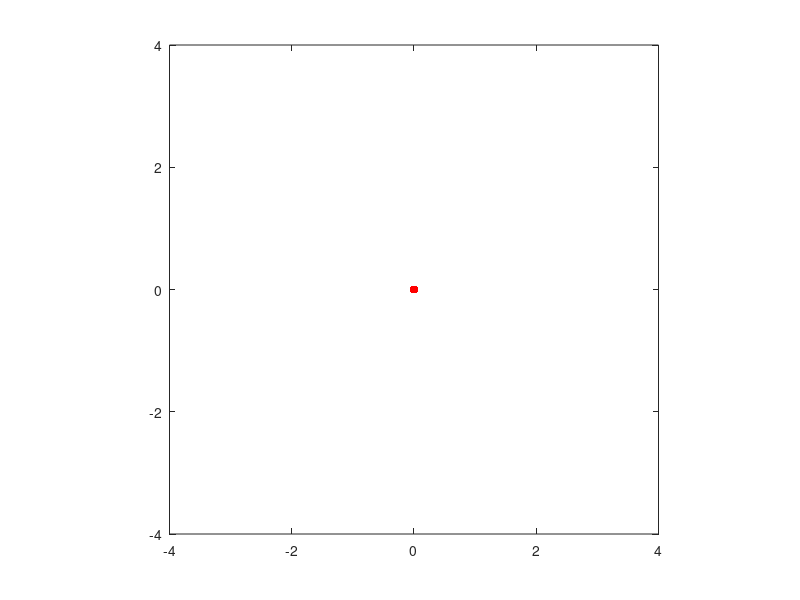

The MATLAB script that drew this image: (Note: this script raises an error after producing the figure.)
% Define your matrix here.
A = [ -1 1;-2 -1 ];

clf

% This tries to make sensible choices for the initial conditions, based on
% the stability
lam = eig(A);
tmax = 10;
numtheta = 20;
alpha = max(real(lam));
plot(0,0,'r.','markersize',18)

if abs(alpha) < 1e-12
    R = 0.75:.5:3.25;
    theta = 0.123 + zeros(size(R));
elseif alpha > 0
    theta = 0.123 + 2*pi*(0:15-1)/15;
    R = 1.5 + 0.4*sin(theta);
else 
    theta = 0.123 + 2*pi*(0:15-1)/15;
    R = 3.2 + 0.2*sin(theta);
end
    
% Plot the trajectories
hold on
axis([-4 4 -4 4]), axis square

colr = get(gca,'colororder');
t = linspace(-tmax,tmax,501);
x = zeros(2,length(t));
for i = 1:length(theta)
    x0 = R(i)*[ cos(theta(i)); sin(theta(i)) ];
    for k = 1:length(t)
        x(:,k) = expm(A*t(k))*x0;
    end
    arrow3(x(:,250)',x(:,251)','k',.5,1)
    plot(x(1,:),x(2,:),'linew',1,'color',colr(1,:))
end

% Pretty it up
title(['eigenvalues ',num2str(lam(1)),',',num2str(lam(2))])
xlabel('x_1')
ylabel('x_2')


function hn=arrow3(p1,p2,s,w,h,ip,alpha,beta)
% ARROW3 (R13)
%   ARROW3(P1,P2) draws lines from P1 to P2 with directional arrowheads.
%   P1 and P2 are either nx2 or nx3 matrices.  Each row of P1 is an
%   initial point, and each row of P2 is a terminal point.
%
%   ARROW3(P1,P2,S,W,H,IP,ALPHA,BETA) can be used to specify properties
%   of the line, initial point marker, and arrowhead.  S is a character
%   string made with one element from any or all of the following 3
%   columns:
%
%     Color Switches      LineStyle            LineWidth
%     ------------------  -------------------  --------------------
%     k  blacK (default)  -  solid (default)   0.5 points (default)
%     y  Yellow           :  dotted            0   no lines
%     m  Magenta          -. dashdot           /   LineWidthOrder
%     c  Cyan             -- dashed
%     r  Red              *  LineStyleOrder            _______ __  
%     g  Green                                       ^        |    
%     b  Blue                                       / \       |    
%     w  White                        Arrowhead    /   \   Height  
%     a  Asparagus                                /     \     |    
%     d  Dark gray                               /       \    |    
%     e  Evergreen                              /___   ___\ __|__  
%     f  Firebrick                             |    | |    |       
%     h  Hot pink                              |-- Width --|       
%     i  Indigo                                |    | |    |       
%     j  Jade                                       | |            
%     l  Light gray                                 | |            
%     n  Nutbrown                                   | |            
%     p  Pear                                       | |            
%     q  kumQuat                      Line       -->| |<--LineWidth
%     s  Sky blue                                   | |            
%     t  Tawny                                      | |            
%     u  bUrgundy                                   | |            
%     v  Violet                                     | |            
%     z  aZure                                      | |            
%     x  random                       Initial      /   \           
%     o  colorOrder                   Point    -->(     )<--IP     
%     |  magnitude                    Marker       \_ _/           
%
%     -------------------------------------------------------------
%                          Color Equivalencies
%     -------------------------------------------------------------
%     ColorOrder     Arrow3         |     Simulink       Arrow3
%     ----------     ----------     |     ----------     ----------
%     Color1         Blue           |     LightBlue      aZure
%     Color2         Evergreen      |     DarkGreen      Asparagus
%     Color3         Red            |     Orange         kumQuat
%     Color4         Sky blue       |     Gray           Light gray
%     Color5         Violet         |
%     Color6         Pear           |
%     Color7         Dark gray      |
%     -------------------------------------------------------------
%
%   The components of S may be specified in any order.  Invalid
%   characters in S will be ignored and replaced by default settings.
%
%   Prefixing the color code with '_' produces a darker shade, e.g.
%   '_t' is dark tawny; prefixing the color code with '^' produces a
%   lighter shade, e.g. '^q' is light kumquat.  The relative brightness
%   of light and dark color shades is controlled by the scalar parameter
%   BETA.  Color code prefixes do not affect black (k), white (w), or
%   the special color switches (xo|).
%
%   ColorOrder may be achieved in two fashions:  The user may either
%   set the ColorOrder property (using RGB triples) or define the
%   global variable ColorOrder (using a string of valid color codes).
%   If the color switch is specified with 'o', and the global variable
%   ColorOrder is a string of color codes (color switches less 'xo|',
%   optionally prefixed with '_' or '^'), then the ColorOrder property
%   will be set to the sequence of colors indicated by the ColorOrder
%   variable.  The color sequence 'bersvpd' matches the default
%   ColorOrder property.  If the color switch is specified with 'o', and
%   the global variable ColorOrder is empty or invalid, then the current
%   ColorOrder property will be used.  Note that the ColorOrder variable
%   takes precedence over the ColorOrder property.
%
%   The magnitude color switch is used to visualize vector magnitudes
%   in conjunction with a colorbar.  If the color switch is specified
%   with '|', colors are linearly interpolated from the current ColorMap
%   according to the length of the associated line.  This option sets
%   CLim to [MinM,MaxM], where MinM and MaxM are the minimum and maximum
%   magnitudes, respectively.
%
%   The current LineStyleOrder property will be used if LineStyle is
%   specified with '*'.  MATLAB cycles through the line styles defined
%   by the LineStyleOrder property only after using all colors defined
%   by the ColorOrder property.  If however, the global variable
%   LineWidthOrder is defined, and LineWidth is specified with '/',
%   then each line will be drawn with sequential color, linestyle, and
%   linewidth.
%
%   W (default = 1) is a vector of arrowhead widths; use W = 0 for no
%   arrowheads.  H (default = 3W) is a vector of arrowhead heights.  If
%   vector IP is neither empty nor negative, initial point markers will
%   be plotted with diameter IP; for default diameter W, use IP = 0.
%   The units of W, H and IP are 1/72 of the PlotBox diagonal.
%
%   ALPHA (default = 1) is a vector of FaceAlpha values ranging between
%   0 (clear) and 1 (opaque).  FaceAlpha is a surface (arrowhead and
%   initial point marker) property and does not affect lines.  FaceAlpha
%   is not supported for 2D rendering.
%
%   BETA (default = 0.4) is a scalar that controls the relative
%   brightness of light and dark color shades, ranging between 0 (no
%   contrast) and 1 (maximum contrast).
%
%   Plotting lines with a single color, linestyle, and linewidth is
%   faster than plotting lines with multiple colors and/or linestyles.
%   Plotting lines with multiple linewidths is slower still.  ARROW3
%   chooses renderers that produce the best screen images; exported
%   or printed plots may benefit from different choices.
%
%   ARROW3(P1,P2,S,W,H,'cone',...) will plot cones with bases centered
%   on P1 in the direction given by P2.  In this instance, P2 is
%   interpreted as a direction vector instead of a terminal point.
%   Neither initial point markers nor lines are plotted with the 'cone'
%   option.
%
%   HN = ARROW3(P1,P2,...) returns a vector of handles to line and
%   surface objects created by ARROW3.
%
%   ARROW3 COLORS will plot a table of named colors with default
%   brightness.  ARROW3('colors',BETA) will plot a table of named
%   colors with brightness BETA.
%
%   ARROW3 attempts to preserve the appearance of existing axes.  In
%   particular, ARROW3 will not change XYZLim, View, or CameraViewAngle.
%   ARROW3 does not, however, support stretch-to-fill scaling.  AXIS
%   NORMAL will restore the current axis box to full size and remove any
%   restrictions on the scaling of units, but will likely result in
%   distorted arrowheads and initial point markers.  See
%   (arrow3_messes_up_my_plots.html).
%
%   If a particular aspect ratio or variable limit is required, use
%   DASPECT, PBASPECT, AXIS, or XYZLIM commands before calling ARROW3.
%   Changing limits or aspect ratios after calling ARROW3 may alter the
%   appearance of arrowheads and initial point markers.  ARROW3 sets
%   XYZCLimMode to manual for all plots, sets DataAspectRatioMode to
%   manual for linear plots, and sets PlotBoxAspectRatioMode to manual
%   for log plots and 3D plots.  CameraViewAngleMode is also set to
%   manual for 3D plots.
%
%   ARROW3 UPDATE will restore the appearance of arrowheads and
%   initial point markers that have become corrupted by changes to
%   limits or aspect ratios.  ARROW3('update',SF) will redraw initial
%   point markers and arrowheads with scale factor SF.  If SF has one
%   element, SF scales W, H and IP.  If SF has two elements, SF(1)
%   scales W and IP, and SF(2) scales H.  If SF has three elements,
%   SF(1) scales W, SF(2) scales H, and SF(3) scales IP.  All sizes are
%   relative to the current PlotBox diagonal.
%
%   ARROW3 UPDATE COLORS will update the magnitude coloring of
%   arrowheads, initial point markers, and lines to conform to the
%   current ColorMap.
%
%   HN = ARROW3('update',...) returns a vector of handles to updated
%   objects.
%
%   EXAMPLES:
%
%     % 2D vectors
%     arrow3([0 0],[1 3])
%     arrow3([0 0],[1 2],'-.e')
%     arrow3([0 0],[10 10],'--x2',1)
%     arrow3(zeros(10,2),50*rand(10,2),'x',1,3)
%     arrow3(zeros(10,2),[10*rand(10,1),500*rand(10,1)],'u')
%     arrow3(10*rand(10,2),50*rand(10,2),'x',1,[],1)
%
%     % 3D vectors
%     arrow3([0 0 0],[1 1 1])
%     arrow3(zeros(20,3),50*rand(20,3),'--x1.5',2)
%     arrow3(zeros(100,3),50*rand(100,3),'x',1,3)
%     arrow3(zeros(10,3),[10*rand(10,1),500*rand(10,1),50*rand(10,1)],'a')
%     arrow3(10*rand(10,3),50*rand(10,3),'x',[],[],0)
%
%     % 3D animation
%     t=(0:pi/40:8*pi)'; u=cos(t); v=sin(t);
%     plot3(20*t,u,v)
%     axis([0,600,-1.5,1.5,-1.5,1.5])
%     grid on, view(35,25)
%     hold on
%     pbaspect([1.8,1.4,1])
%     arrow3(zeros(3),diag([500,1.5,1.5]),'l',0.7,[],0)
%     p=[20*t,u,v]; inc=4:1:length(t);
%     p2=p(inc,:); p1=p(inc-1,:);
%     hn=arrow3(p1(1,:),p2(1,:),'0_b',0.7);
%     for i=2:1:length(p1)
%       delete(hn)
%       hn=arrow3(p1(i,:),p2(i,:),'0_b',0.7);
%       pause(0.01)
%     end
%     hold off
%
%     % Cone plot
%     t=(pi/8:pi/8:2*pi)'; p1=[cos(t) sin(t) t]; p2=repmat([0 0 1],16,1);
%     arrow3(p1,p2,'x',2,4,'cone'), hold on
%     plot3(p1(:,1),p1(:,2),p1(:,3)), hold off
%     pause % change cone size
%     arrow3('update',[1,2])
%
%     % Just for fun
%     arrow3(zeros(100,3),50*rand(100,3),'x',8,4,[],0.95)
%     light('position',[-10 -10 -10],'style','local')
%     light('position',[60,60,60]), lighting gouraud
%
%     % ColorOrder variable, color code prefixes, and Beta
%     global ColorOrder, ColorOrder='^ui^e_hq^v';
%     theta=[0:pi/22:pi/2]';
%     arrow3(zeros(12,2),[cos(theta),sin(theta)],'1.5o',1.5,[],[],[],0.5)
%
%     % ColorOrder property, LineStyleOrder, and LineWidthOrder
%     global ColorOrder, ColorOrder=[];
%     set(gca,'ColorOrder',[1,0,0;0,0,1;0.25,0.75,0.25;0,0,0])
%     set(gca,'LineStyleOrder',{'-','--','-.',':'})
%     global LineWidthOrder, LineWidthOrder=[1,2,4,8];
%     w=[1,2,3,4]; h=[4,6,4,2];
%     arrow3(zeros(4,2),[10*rand(4,1),500*rand(4,1)],'o*/',w,h,0)
%
%     % Magnitude coloring
%     colormap spring
%     arrow3(20*randn(20,3),50*randn(20,3),'|',[],[],0)
%     set(gca,'color',0.7*[1,1,1])
%     set(gcf,'color',0.5*[1,1,1]), grid on, colorbar
%     pause % change the ColorMap and update colors
%     colormap hot
%     arrow3('update','colors')
%
%     % LogLog plot
%     set(gca,'xscale','log','yscale','log');
%     axis([1e2,1e8,1e-2,1e-1]); hold on
%     p1=repmat([1e3,2e-2],15,1);
%     q1=[1e7,1e6,1e5,1e4,1e3,1e7,1e7,1e7,1e7,1e7,1e7,1e6,1e5,1e4,1e3];
%     q2=1e-2*[9,9,9,9,9,7,5,4,3,2,1,1,1,1,1]; p2=[q1',q2'];
%     global ColorOrder, ColorOrder=[];
%     set(gca,'ColorOrder',rand(15,3))
%     arrow3(p1,p2,'o'), grid on, hold off
%
%     % SemiLogX plot
%     set(gca,'xscale','log','yscale','linear');
%     axis([1e2,1e8,1e-2,1e-1]); hold on
%     p1=repmat([1e3,0.05],15,1);
%     q1=[1e7,1e6,1e5,1e4,1e3,1e7,1e7,1e7,1e7,1e7,1e7,1e6,1e5,1e4,1e3];
%     q2=1e-2*[9,9,9,9,9,7,5,4,3,2,1,1,1,1,1]; p2=[q1',q2'];
%     arrow3(p1,p2,'x'), grid on, hold off
%
%     % SemiLogY plot
%     set(gca,'xscale','linear','yscale','log');
%     axis([2,8,1e-2,1e-1]); hold on
%     p1=repmat([3,2e-2],17,1);
%     q1=[7,6,5,4,3,7,7,7,7,7,7,7,7,6,5,4,3];
%     q2=1e-2*[9,9,9,9,9,8,7,6,5,4,3,2,1,1,1,1,1]; p2=[q1',q2'];
%     set(gca,'LineStyleOrder',{'-','--','-.',':'})
%     arrow3(p1,p2,'*',1,[],0), grid on, hold off
%
%     % Color tables
%     arrow3('colors')           % default color table
%     arrow3('colors',0.3)       % low contrast color table
%     arrow3('colors',0.5)       % high contrast color table
%
%     % Update initial point markers and arrowheads
%     % relative to the current PlotBox diagonal
%     arrow3('update')           % redraw same size
%     arrow3('update',2)         % redraw double size
%     arrow3('update',0.5)       % redraw half size
%     arrow3('update',[0.5,2,1]) % redraw W half size,
%                                %        H double size, and
%                                %        IP same size
%
%     See also (arrow3_examples.html), (arrow3_messes_up_my_plots.html).

%   Copyright(c)2002-2018 Version 5.16
%     Tom Davis (tdavis@metzgerwillard.com)
%     Jeff Chang

%   Revision History:
%
%     08/28/18 - Use explicit EdgeColor. (TD)
%     01/15/13 - Use AppData instead of UserData. (TD)
%     07/27/11 - Added animation example. (TD)
%     05/13/09 - Corrected spelling errors (TD)
%     03/16/08 - Updated contact information (TD)
%     10/23/07 - Corrected zero magnitude exclusion (TD)
%     09/08/07 - Added cone plot option; removed adaptive grid
%                spacing; corrected scale factor; removed "nearly"
%                tight limits (TD)
%     07/24/07 - Ignore zero-magnitude input (TD)
%     07/08/07 - Modified named colors to match named Simulink
%                colors; added light and dark shades for basic
%                colors (ymcrgb) (TD)
%     07/01/07 - Modified named colors to match default ColorOrder
%                colors (TD)
%     06/24/07 - Error checking for empty P1, P2 (TD)
%     06/17/07 - Trim colors,W,H,IP,ALPHA to LENGTH(P1) (TD)
%     05/27/07 - Magnitude coloring and documentation revision (TD)
%     03/10/07 - Improved code metrics (TD)
%     02/21/07 - Preserve existing axis appearance;
%                use relative sizes for W, H, and IP;
%                removed version checking; minor bug fixes (TD) 
%     01/09/04 - Replaced calls to LINSPACE, INTERP1, and
%                COLORMAP (TD)
%     12/17/03 - Semilog examples, CAXIS support, magnitude
%                coloring, and color updating; use CData instead
%                of FaceColor; minor bug fixes (TD)
%     07/17/03 - Changed 2D rendering from OpenGL to ZBuffer;
%                defined HN for COLORS and UPDATE options (TD)
%     02/27/03 - Replaced calls to RANDPERM, VIEW, REPMAT, SPHERE,
%                and CYLINDER; added ZBuffer for log plots, RESET
%                for CLA and CLF, and ABS for W and H (TD)
%     02/01/03 - Added UPDATE scale factor and MATLAB version
%                checking, replaced call to CROSS (TD)
%     12/26/02 - Added UserData and UPDATE option (TD)
%     11/16/02 - Added more named colors, color code prefix,
%                global ColorOrder, ALPHA , and BETA (TD)
%     10/12/02 - Added global LineWidthOrder,
%                vectorized W, H and IP (TD)
%     10/05/02 - Changed CLF to CLA for subplot support,
%                added ColorOrder and LineStyleOrder support (TD)
%     04/27/02 - Minor log plot revisions (TD)
%     03/26/02 - Added log plot support (TD)
%     03/24/02 - Adaptive grid spacing control to trade off
%                appearance vs. speed based on size of matrix (JC)
%     03/16/02 - Added "axis tight" for improved appearance (JC)
%     03/12/02 - Added initial point marker (TD)
%     03/03/02 - Added aspect ratio support (TD)
%     03/02/02 - Enhanced program's user friendliness (JC)
%                (lump Color, LineStyle, and LineWidth together)
%     03/01/02 - Replaced call to ROTATE (TD)
%     02/28/02 - Modified line plotting,
%                added linewidth and linestyle (TD)
%     02/27/02 - Minor enhancements on 3D appearance (JC)
%     02/26/02 - Minor enhancements for speed (TD&JC)
%     02/26/02 - Optimize PLOT3 and SURF for speed (TD)
%     02/25/02 - Return handler, error handling, color effect,
%                generalize for 2D/3D vectors (JC)
%     02/24/02 - Optimize PLOT3 and SURF for speed (TD)
%     02/23/02 - First release (JC&TD)

%-------------------------------------------------------------------------
% Error Checking
global LineWidthOrder ColorOrder
if nargin<8 || isempty(beta), beta=0.4; end
beta=abs(beta(1)); if nargout, hn=[]; end
if strcmpi(p1,'colors')                            % plot color table
  if nargin>1, beta=abs(p2(1)); end
  LocalColorTable(1,beta); return
end
fig=gcf; ax=gca;
if strcmpi(p1,'update'), ad=getappdata(ax,'Arrow3');    % update
  LocalLogCheck(ax);
  if size(ad,2)<13, error('Invalid AppData'), end
  setappdata(ax,'Arrow3',[]); sf=[1,1,1]; flag=0;
  if nargin>1
    if strcmpi(p2,'colors'), flag=1;               % update colors
    elseif ~isempty(p2)                            % update surfaces
      sf=p2(1)*sf; n=length(p2(:));
      if n>1, sf(2)=p2(2); if n>2, sf(3)=p2(3); end, end
    end
  end
  H=LocalUpdate(fig,ax,ad,sf,flag); if nargout, hn=H; end, return
end
InputError=['Invalid input, type HELP ',upper(mfilename),...
  ' for usage examples'];
if nargin<2, error(InputError), end
[r1,c1]=size(p1); [r2,c2]=size(p2);
if c1<2 || c1>3 || r1*r2==0, error(InputError), end
if r1~=r2, error('P1 and P2 must have same number of rows'), end
if c1~=c2, error('P1 and P2 must have same number of columns'), end
p=sum(abs(p2-p1),2)~=0; cone=0;
if nargin>5 && ~isempty(ip) && strcmpi(ip,'cone')  % cone plot
  cone=1; p=sum(p2,2)~=0;
  if ~any(p), error('P2 cannot equal 0'), end
  set(ax,'tag','Arrow3ConePlot');
elseif ~any(p), error('P1 cannot equal P2')
end
if ~all(p)
  warning('Arrow3:ZeroMagnitude','Zero magnitude ignored')
  p1=p1(p,:); p2=p2(p,:); [r1,c1]=size(p1);
end
n=r1; Zeros=zeros(n,1);
if c1==2, p1=[p1,Zeros]; p2=[p2,Zeros];
elseif ~any([p1(:,3);p2(:,3)]), c1=2; end
L=get(ax,'LineStyleOrder'); C=get(ax,'ColorOrder');
ST=get(ax,'DefaultSurfaceTag'); LT=get(ax,'DefaultLineTag');
EC=get(ax,'DefaultSurfaceEdgeColor');
if strcmp(get(ax,'nextplot'),'add') && strcmp(get(fig,'nextplot'),'add')
  Xr=get(ax,'xlim'); Yr=get(ax,'ylim'); Zr=get(ax,'zlim');
  [xs,ys,xys]=LocalLogCheck(ax); restore=1;
  if xys, mode='auto';
    if any([p1(:,3);p2(:,3)]), error('3D log plot not supported'), end
    if (xs && ~all([p1(:,1);p2(:,1)]>0)) || ...
       (ys && ~all([p1(:,2);p2(:,2)]>0))
       error('Nonpositive log data not supported')
    end
  else mode='manual';
    if strcmp(get(ax,'WarpToFill'),'on')
      warning('Arrow3:WarpToFill',['Stretch-to-fill scaling not ',...
        'supported;\nuse DASPECT or PBASPECT before calling ARROW3.']);
    end
  end
  set(ax,'XLimMode',mode,'YLimMode',mode,'ZLimMode',mode,...
    'CLimMode','manual');
else restore=0; cla reset; xys=0; set(fig,'nextplot','add');
  if c1==2, azel=[0,90]; else azel=[-37.5,30]; end
  setappdata(ax,'Arrow3',[]);
  set(ax,'nextplot','add','View',azel);
end

%-------------------------------------------------------------------------
% Style Control
[vc,cn]=LocalColorTable(0); prefix=''; OneColor=0;
if nargin<3, [c,ls,lw]=LocalValidateCLSW;% default color, linestyle/width
else 
  [c,ls,lw]=LocalValidateCLSW(s);
  if length(c)>1, if sum('_^'==c(1)), prefix=c(1); end, c=c(2); end
  if c=='x'                              % random named color (less white)
    [ignore,i]=sort(rand(1,23)); c=cn(i,:);        %#ok
  elseif c=='o'                                    % ColorOrder
    if length(ColorOrder)
      [c,failed]=LocalColorMap(lower(ColorOrder),vc,cn,beta);
      if failed, ColorOrderWarning=['Invalid ColorOrder ',...
        'variable, current ColorOrder property will be used'];
        warning('Arrow3:ColorOrder',ColorOrderWarning)
      else C=c;
      end
    end, c=C;
  elseif c=='|', map=get(fig,'colormap');          % magnitude coloring
    M=(p1-p2); M=sqrt(sum(M.*M,2)); minM=min(M); maxM=max(M);
    if maxM-minM<1, minM=0; end
    set(ax,'clim',[minM,maxM]); c=LocalInterp(minM,maxM,map,M);
  elseif ~sum(vc==c), c='k'; ColorWarning=['Invalid color switch, ',...
    'default color (black) will be used'];
    warning('Arrow3:Color',ColorWarning)
  end
end
if length(c)==1                                    % single color
  c=LocalColorMap([prefix,c],vc,cn,beta); OneColor=1;
end
set(ax,'ColorOrder',c); c=LocalRepmat(c,[ceil(n/size(c,1)),1]);
if ls~='*', set(ax,'LineStyleOrder',ls); end       % LineStyleOrder
if lw=='/'                                         % LineWidthOrder
  if length(LineWidthOrder)
    lw=LocalRepmat(LineWidthOrder(:),[ceil(n/length(LineWidthOrder)),1]);
  else lw=0.5; LineWidthOrderWarning=['Undefined LineWidthOrder, ',...
    'default width (0.5) will be used'];
    warning('Arrow3:LineWidthOrder',LineWidthOrderWarning)
  end
end
if nargin<4 || isempty(w), w=1; end                % width
w=LocalRepmat(abs(w(:)),[ceil(n/length(w)),1]);
if nargin<5 || isempty(h), h=3*w; end              % height
h=LocalRepmat(abs(h(:)),[ceil(n/length(h)),1]);
if nargin>5 && ~isempty(ip) && ~cone               % ip
  ip=LocalRepmat(ip(:),[ceil(n/length(ip)),1]);
  i=find(ip==0); ip(i)=w(i);
else ip=-ones(n,1);
end
if nargin<7 || isempty(alpha), alpha=1; end
a=LocalRepmat(alpha(:),[ceil(n/length(alpha)),1]); % FaceAlpha

%-------------------------------------------------------------------------
% Log Plot
if xys
  units=get(ax,'units'); set(ax,'units','points');
  pos=get(ax,'position'); set(ax,'units',units);
  if strcmp(get(ax,'PlotBoxAspectRatioMode'),'auto')
    set(ax,'PlotBoxAspectRatio',[pos(3),pos(4),1]);
  end
  par=get(ax,'PlotBoxAspectRatio');
  set(ax,'DataAspectRatio',[par(2),par(1),par(3)]);
  % map coordinates onto unit square
  q=[p1;p2]; xr=Xr; yr=Yr;
  if xs, xr=log10(xr); q(:,1)=log10(q(:,1)); end
  if ys, yr=log10(yr); q(:,2)=log10(q(:,2)); end
  q=q-LocalRepmat([xr(1),yr(1),0],[2*n,1]);
  dx=xr(2)-xr(1); dy=yr(2)-yr(1);
  q=q*diag([1/dx,1/dy,1]);
  q1=q(1:n,:); q2=q(n+1:end,:);
else xs=0; ys=0; dx=0; dy=0; xr=0; yr=0;
end

%-------------------------------------------------------------------------
% Line
if ~cone
  set(ax,'DefaultLineTag','arrow3');
  if length(lw)==1
    if lw>0
      if OneColor && ls(end)~='*' && n>1 % single color, linestyle/width
        P=zeros(3*n,3); i=1:n;
        P(3*i-2,:)=p1(i,:); P(3*i-1,:)=p2(i,:); P(3*i,1)=NaN;
        H1=plot3(P(:,1),P(:,2),P(:,3),'LineWidth',lw);
      else                               % single linewidth
        H1=plot3([p1(:,1),p2(:,1)]',[p1(:,2),p2(:,2)]',...
          [p1(:,3),p2(:,3)]','LineWidth',lw);
      end
    else H1=[];
    end
  else                                   % use LineWidthOrder
    ls=LocalRepmat(cellstr(L),[ceil(n/size(L,1)),1]);
    H1=Zeros;
    for i=1:n
      H1(i)=plot3([p1(i,1),p2(i,1)],[p1(i,2),p2(i,2)],...
        [p1(i,3),p2(i,3)],ls{i},'Color',c(i,:),'LineWidth',lw(i));
    end
  end
else                                     % cone plot
  P=zeros(3*n,3); i=1:n;
  P(3*i-2,:)=p1(i,:); P(3*i-1,:)=p1(i,:); P(3*i,1)=NaN;
  H1=plot3(P(:,1),P(:,2),P(:,3));
end

%-------------------------------------------------------------------------
% Scale
if ~restore, axis tight, end
ar=get(ax,'DataAspectRatio'); ar=sqrt(3)*ar/norm(ar);
set(ax,'DataAspectRatioMode','manual');
if xys, sf=1;
else xr=get(ax,'xlim'); yr=get(ax,'ylim'); zr=get(ax,'zlim');
  sf=norm(diff([xr;yr;zr],1,2)./ar')/72;
end

%-------------------------------------------------------------------------
% AppData
c=c(1:n,:); w=w(1:n); h=h(1:n); ip=ip(1:n); a=a(1:n);
setappdata(ax,'Arrow3',[getappdata(ax,'Arrow3');p1,p2,c,w,h,ip,a]);

%-------------------------------------------------------------------------
% Arrowhead
whip=sf*[w,h,ip];
if xys, whip=whip*sqrt(2)/72; p1=q1; p2=q2; end
w=whip(:,1); h=whip(:,2); ip=whip(:,3);
if cone                                            % cone plot
  delete(H1), H1=[];
  p2=p2./LocalRepmat(sqrt(sum(p2.*p2,2)),[1,3]);
  p2=p1+p2.*LocalRepmat(ar,[n,1]).*LocalRepmat(h,[1,3]);
end
W=(p1-p2)./LocalRepmat(ar,[n,1]);
W=W./LocalRepmat(sqrt(sum(W.*W,2)),[1,3]);         % new z direction
U=[-W(:,2),W(:,1),Zeros];
N=sqrt(sum(U.*U,2)); i=find(N<eps); j=length(i);
U(i,:)=LocalRepmat([1,0,0],[j,1]); N(i)=ones(j,1);
U=U./LocalRepmat(N,[1,3]);                         % new x direction
V=[W(:,2).*U(:,3)-W(:,3).*U(:,2),...               % new y direction
  W(:,3).*U(:,1)-W(:,1).*U(:,3),...
  W(:,1).*U(:,2)-W(:,2).*U(:,1)];

m=20;                               % surface grid spacing
set(ax,'DefaultSurfaceTag','arrow3','DefaultSurfaceEdgeColor','none');
r=[0;1]; theta=(0:m)/m*2*pi; Ones=ones(1,m+1);
x=r*cos(theta); y=r*sin(theta); z=r*Ones;
G=surface(x/2,y/2,z); dar=diag(ar);
set(G,'EdgeColor','none');
X=get(G,'XData'); Y=get(G,'YData'); Z=get(G,'ZData');
H2=Zeros; [j,k]=size(X);
for i=1:n                           % translate, rotate, and scale
  H2(i)=copyobj(G,ax);
  xyz=[w(i)*X(:),w(i)*Y(:),h(i)*Z(:)]*[U(i,:);V(i,:);W(i,:)]*dar;
  x=reshape(xyz(:,1),j,k)+p2(i,1);
  y=reshape(xyz(:,2),j,k)+p2(i,2);
  z=reshape(xyz(:,3),j,k)+p2(i,3);
  LocalSetSurface(xys,xs,ys,dx,dy,xr,yr,...
    x,y,z,a(i),c(i,:),H2(i),2,m+1);
end
delete(G);

%-------------------------------------------------------------------------
% Initial Point Marker
if any(ip>0)
  theta=(-m:2:m)/m*pi; phi=(-m:2:m)'/m*pi/2; cosphi=cos(phi);
  x=cosphi*cos(theta); y=cosphi*sin(theta); z=sin(phi)*Ones;
  G=surface(x*ar(1)/2,y*ar(2)/2,z*ar(3)/2);
  set(G,'EdgeColor','none');
  X=get(G,'XData'); Y=get(G,'YData'); Z=get(G,'ZData');
  H3=zeros(n,1);
  for i=1:n                                        % translate
    if ip(i)>0
      H3(i)=copyobj(G,ax);
      x=p1(i,1)+X*ip(i); y=p1(i,2)+Y*ip(i); z=p1(i,3)+Z*ip(i);
      LocalSetSurface(xys,xs,ys,dx,dy,xr,yr,...
        x,y,z,a(i),c(i,:),H3(i),m+1,m+1);
    end
  end, delete(G);
else H3=[];
end

%-------------------------------------------------------------------------
% Finish
if restore, xr=Xr; yr=Yr; zr=Zr;
  if xys, set(ax,'DataAspectRatioMode','auto'); end
else
  axis tight
  xr=get(ax,'xlim'); yr=get(ax,'ylim'); zr=get(ax,'zlim');
  set(ax,'nextplot','replace');
end
azel=get(ax,'view');
if abs(azel(2))==90, renderer='ZBuffer'; else renderer='OpenGL'; c1=3; end
set(fig,'Renderer',renderer);
set(ax,'LineStyleOrder',L,'ColorOrder',C,'DefaultLineTag',LT,...
  'DefaultSurfaceTag',ST,'DefaultSurfaceEdgeColor',EC,...
  'xlim',xr,'ylim',yr,'zlim',zr,'clim',get(ax,'CLim'));
if c1==3, set(ax,'CameraViewAngle',get(ax,'CameraViewAngle'),...
   'PlotBoxAspectRatio',get(ax,'PlotBoxAspectRatio'));
end
if nargout, hn=[H1(:);H2(:);H3(:)]; end
end

%-------------------------------------------------------------------------
% Local Functions
%-------------------------------------------------------------------------
% Update
function H=LocalUpdate(fig,ax,ad,sf,flag)
global ColorOrder
p1=ad(:,1:3); p2=ad(:,4:6); c=ad(:,7:9); a=ad(:,13);
w=sf(1)*ad(:,10); h=sf(2)*ad(:,11); ip=sf(3)*ad(:,12);
H=get(ax,'children'); tag=get(H,'tag'); type=get(H,'type');
delete(H(strcmp(tag,'arrow3') & strcmp(type,'surface')));
set(fig,'nextplot','add'); set(ax,'nextplot','add'); H1=[];
if flag, map=get(fig,'colormap');                  % update colors
  M=(p1-p2); M=sqrt(sum(M.*M,2)); minM=min(M); maxM=max(M);
  H1=H(strcmp(tag,'arrow3') & strcmp(type,'line'));
  MagnitudeWarning=['Cannot perform magnitude coloring on lines ',...
    'that\nwere drawn with a single color, linestyle, and linewidth'];
  if length(H1)>1
    for i=1:length(H1)                             % update line colors
      x=get(H1(i),'xdata'); y=get(H1(i),'ydata'); z=get(H1(i),'zdata');
      if length(x)>2                               % multiple lines
        warning('Arrow3:Magnitude',MagnitudeWarning), continue
      end
      m=sqrt((x(1)-x(2))^2+(y(1)-y(2))^2+(z(1)-z(2))^2);
      c=LocalInterp(minM,maxM,map,m); set(H1(i),'color',c);
    end
  elseif length(H1)==1
    warning('Arrow3:Magnitude',MagnitudeWarning)
  end
  c=LocalInterp(minM,maxM,map,M);
end
set(ax,'ColorOrder',c);                            % update surfaces
ColorOrder=[];
if strcmp(get(ax,'tag'),'Arrow3ConePlot')
     H=arrow3(p1,p2,'o' ,w,h,'cone',a);            % update cones
else H=arrow3(p1,p2,'o0',w,h,    ip,a);
end, H=[H1(:);H(:)];
set(ax,'nextplot','replace');
end

%-------------------------------------------------------------------------
% SetSurface
function LocalSetSurface(xys,xs,ys,dx,dy,xr,yr,x,y,z,a,c,H,n,m)
if xys
  x=x*dx+xr(1); y=y*dy+yr(1);
  if xs, x=10.^x; end
  if ys, y=10.^y; end
end
cd=zeros(n,m,3); cd(:,:,1)=c(1); cd(:,:,2)=c(2); cd(:,:,3)=c(3);
set(H,'XData',x,'YData',y,'ZData',z,'CData',cd,'FaceAlpha',a);
end

%-------------------------------------------------------------------------
% ColorTable
function [vc,cn]=LocalColorTable(n,beta)
vc='kymcrgbadefhijlnpqstuvzw';                     % valid color codes
%                k               y               m               c
cn=[0.00,0.00,0.00; 1.00,1.00,0.00; 1.00,0.00,1.00; 0.00,1.00,1.00;
%                r               g               b               a
    1.00,0.00,0.00; 0.00,1.00,0.00; 0.00,0.00,1.00; 0.42,0.59,0.24;
%                d               e               f               h
    0.25,0.25,0.25; 0.00,0.50,0.00; 0.70,0.13,0.13; 1.00,0.41,0.71;
%                i               j               l               n
    0.29,0.00,0.51; 0.00,0.66,0.42; 0.50,0.50,0.50; 0.50,0.20,0.00;
%                p               q               s               t
    0.75,0.75,0.00; 1.00,0.50,0.00; 0.00,0.75,0.75; 0.80,0.34,0.00;
%                u               v               z               w
    0.50,0.00,0.13; 0.75,0.00,0.75; 0.38,0.74,0.99; 1.00,1.00,1.00];

% Named Simulink Colors (zaql)
% LightBlue = 0.38  0.74  0.99 = aZure
% DarkGreen = 0.42  0.59  0.24 = Asparagus
% Orange    = 1.00  0.50  0.00 = kumQuat
% Gray      = 0.50  0.50  0.50 = Light gray
%
% Default ColorOrder Property Colors (bersvpd)
% Color1    = 0.00  0.00  1.00 = Blue
% Color2    = 0.00  0.50  0.00 = Evergreen
% Color3    = 1.00  0.00  0.00 = Red
% Color4    = 0.00  0.75  0.75 = Sky blue
% Color5    = 0.75  0.00  0.75 = Violet
% Color6    = 0.75  0.75  0.00 = Pear
% Color7    = 0.25  0.25  0.25 = Dark gray

if n, clf reset                                    % plot color table
  name={'blacK','Yellow','Magenta','Cyan',...
    'Red','Green','Blue','Asparagus',...
    'Dark gray','Evergreen','Firebrick','Hot pink',...
    'Indigo','Jade','Light gray','Nutbrown',...
    'Pear','kumQuat','Sky blue','Tawny',...
    'bUrgundy','Violet','aZure','White'};
  c=['yptn';'gjae';'czsb';'hmvi';'qrfu';'wldk'];
  set(gcf,'DefaultAxesXTick',[],'DefaultAxesYTick',[],...
    'DefaultAxesXTickLabel',[],'DefaultAxesYTickLabel',[],...
    'DefaultAxesXLim',[0,0.75],'DefaultAxesYLim',[0,0.75],...
    'DefaultRectangleEdgeColor','none');
  for i=1:24, subplot(4,6,i); box on
    j=find(vc==c(i)); title(name{j});
    dark=LocalBrighten(cn(j,:),-beta);
    light=LocalBrighten(cn(j,:),beta);
    rectangle('Position',[0,0.00,0.75,0.25],'FaceColor',dark);
    rectangle('Position',[0,0.25,0.75,0.25],'FaceColor',cn(j,:));
    rectangle('Position',[0,0.50,0.75,0.25],'FaceColor',light);
    rectangle('Position',[0,0.00,0.75,0.75],'EdgeColor','k');
    if rem(i,6)==1
      set(gca,'YTickLabel',{'dark','normal','light'},...
        'YTick',[0.125,0.375,0.625]);
      if i==19
        text(0,-0.25,['{\bf\itARROW3}  Named Color Table  ',...
            '( \beta = ',num2str(beta),' )']);
      end
    end
  end
end
end

%-------------------------------------------------------------------------
% ColorMap
function [C,failed]=LocalColorMap(c,vc,cn,beta)
n=length(c); failed=0; C=zeros(n,3); i=1; j=1;
while 1
  if ~sum([vc,'_^']==c(i)), failed=1; break, end
  if sum('_^'==c(i))
    if i+1>n, failed=1; break, end
    if ~sum(vc==c(i+1)), failed=1; break, end
    cc=cn(vc==c(i+1),:); gamma=beta;
    if c(i)=='_', gamma=-beta; end
    C(j,:)=LocalBrighten(cc,gamma); i=i+2;
  else C(j,:)=cn(vc==c(i),:); i=i+1;
  end
  if i>n, break, end, j=j+1;
end
if n>j, C(j+1:n,:)=[]; end
end

%-------------------------------------------------------------------------
% Brighten
function C=LocalBrighten(c,beta)
if sum([c==0,c==1])==3 && sum(c==0)<3 && sum(c==1)<3
  if beta<0
    C=(1+beta)*c;
  else
    C=c;  C(C==0)=beta;
  end
else
  C=c.^((1-min(1-sqrt(eps),abs(beta)))^sign(beta));
end
end
%-------------------------------------------------------------------------
% Repmat
function B=LocalRepmat(A,siz)
if length(A)==1, B(prod(siz))=A; B(:)=A; B=reshape(B,siz);
else [m,n]=size(A); mind=(1:m)'; nind=(1:n)';
  mind=mind(:,ones(1,siz(1))); nind=nind(:,ones(1,siz(2)));
  B=A(mind,nind);
end
end

%-------------------------------------------------------------------------
% Interp
function v=LocalInterp(xmin,xmax,y,u)
[m,n]=size(y); h=(xmax-xmin)/(m-1); p=length(u); v=zeros(p,n);
k=min(max(1+floor((u-xmin)/h),1),m-1); s=(u-xmin)/h-k+1;
for j=1:n, v(:,j)=y(k,j)+s.*(y(k+1,j)-y(k,j)); end
v(v<0)=0; v(v>1)=1;
end
%-------------------------------------------------------------------------
% Check for supported log scales
function [xs,ys,xys]=LocalLogCheck(ax)
xs=strcmp(get(ax,'xscale'),'log');
ys=strcmp(get(ax,'yscale'),'log');
zs=strcmp(get(ax,'zscale'),'log');
if zs, error('Z log scale not supported'), end
xys=xs+ys;
if xys, azel=get(ax,'view');
  if abs(azel(2))~=90, error('3D log plot not supported'), end
end
end

%-------------------------------------------------------------------------
% Generate valid value for color, linestyle and linewidth
function [c,ls,lw]=LocalValidateCLSW(s)
if nargin<1, c='k'; ls='-'; lw=0.5;
else
  % identify linestyle
  if findstr(s,'--'), ls='--'; s=strrep(s,'--','');
  elseif findstr(s,'-.'), ls='-.'; s=strrep(s,'-.','');
  elseif findstr(s,'-'), ls='-'; s=strrep(s,'-','');
  elseif findstr(s,':'), ls=':'; s=strrep(s,':','');
  elseif findstr(s,'*'), ls='*'; s=strrep(s,'*','');
  else ls='-';
  end

  % identify linewidth
  tmp=double(s);
  tmp=find(tmp>45 & tmp<58);
  if length(tmp)
    if any(s(tmp)=='/'), lw='/'; else lw=str2double(s(tmp)); end
    s(tmp)='';
  else lw=0.5;
  end

  % identify color
  if length(s), s=lower(s);
    if length(s)>1, c=s(1:2);
    else c=s(1); end
  else c='k';
  end
end

end
